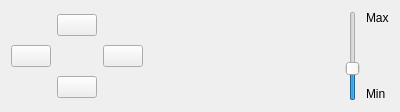
<?xml version="1.0" encoding="UTF-8"?>
<ui version="4.0">
 <class>INDIGOControlWidget</class>
 <widget class="QWidget" name="INDIGOControlWidget">
  <property name="geometry">
   <rect>
    <x>0</x>
    <y>0</y>
    <width>400</width>
    <height>112</height>
   </rect>
  </property>
  <property name="sizePolicy">
   <sizepolicy hsizetype="Preferred" vsizetype="Fixed">
    <horstretch>0</horstretch>
    <verstretch>0</verstretch>
   </sizepolicy>
  </property>
  <property name="windowTitle">
   <string notr="true">Form</string>
  </property>
  <layout class="QHBoxLayout" name="horizontalLayout">
   <item>
    <layout class="QGridLayout" name="gridLayout" columnstretch="0,0,0" columnminimumwidth="0,0,0">
     <item row="1" column="0">
      <widget class="QPushButton" name="westButton">
       <property name="sizePolicy">
        <sizepolicy hsizetype="Fixed" vsizetype="Fixed">
         <horstretch>0</horstretch>
         <verstretch>0</verstretch>
        </sizepolicy>
       </property>
       <property name="toolTip">
        <string/>
       </property>
       <property name="text">
        <string/>
       </property>
       <property name="icon">
        <iconset resource="../../resources/TelescopeControl.qrc">
         <normaloff>:/telescopeControl/nv_spinleft.png</normaloff>:/telescopeControl/nv_spinleft.png</iconset>
       </property>
      </widget>
     </item>
     <item row="2" column="1">
      <widget class="QPushButton" name="southButton">
       <property name="sizePolicy">
        <sizepolicy hsizetype="Fixed" vsizetype="Fixed">
         <horstretch>0</horstretch>
         <verstretch>0</verstretch>
        </sizepolicy>
       </property>
       <property name="toolTip">
        <string/>
       </property>
       <property name="text">
        <string/>
       </property>
       <property name="icon">
        <iconset resource="../../resources/TelescopeControl.qrc">
         <normaloff>:/telescopeControl/nv_spindown.png</normaloff>:/telescopeControl/nv_spindown.png</iconset>
       </property>
      </widget>
     </item>
     <item row="1" column="2">
      <widget class="QPushButton" name="eastButton">
       <property name="sizePolicy">
        <sizepolicy hsizetype="Fixed" vsizetype="Fixed">
         <horstretch>0</horstretch>
         <verstretch>0</verstretch>
        </sizepolicy>
       </property>
       <property name="toolTip">
        <string/>
       </property>
       <property name="text">
        <string/>
       </property>
       <property name="icon">
        <iconset resource="../../resources/TelescopeControl.qrc">
         <normaloff>:/telescopeControl/nv_spinright.png</normaloff>:/telescopeControl/nv_spinright.png</iconset>
       </property>
       <property name="flat">
        <bool>false</bool>
       </property>
      </widget>
     </item>
     <item row="0" column="1">
      <widget class="QPushButton" name="northButton">
       <property name="toolTip">
        <string/>
       </property>
       <property name="text">
        <string/>
       </property>
       <property name="icon">
        <iconset resource="../../resources/TelescopeControl.qrc">
         <normaloff>:/telescopeControl/nv_spinup.png</normaloff>:/telescopeControl/nv_spinup.png</iconset>
       </property>
      </widget>
     </item>
    </layout>
   </item>
   <item>
    <spacer name="horizontalSpacer">
     <property name="orientation">
      <enum>Qt::Horizontal</enum>
     </property>
     <property name="sizeHint" stdset="0">
      <size>
       <width>217</width>
       <height>20</height>
      </size>
     </property>
    </spacer>
   </item>
   <item>
    <widget class="QSlider" name="speedSlider">
     <property name="minimum">
      <number>1</number>
     </property>
     <property name="maximum">
      <number>4</number>
     </property>
     <property name="singleStep">
      <number>1</number>
     </property>
     <property name="pageStep">
      <number>1</number>
     </property>
     <property name="value">
      <number>2</number>
     </property>
     <property name="orientation">
      <enum>Qt::Vertical</enum>
     </property>
    </widget>
   </item>
   <item>
    <layout class="QVBoxLayout" name="verticalLayout">
     <item>
      <widget class="QLabel" name="label">
       <property name="text">
        <string>Max</string>
       </property>
      </widget>
     </item>
     <item>
      <spacer name="verticalSpacer">
       <property name="orientation">
        <enum>Qt::Vertical</enum>
       </property>
       <property name="sizeHint" stdset="0">
        <size>
         <width>20</width>
         <height>40</height>
        </size>
       </property>
      </spacer>
     </item>
     <item>
      <widget class="QLabel" name="label_2">
       <property name="text">
        <string>Min</string>
       </property>
      </widget>
     </item>
    </layout>
   </item>
  </layout>
 </widget>
 <resources>
  <include location="../../resources/TelescopeControl.qrc"/>
 </resources>
 <connections/>
</ui>
